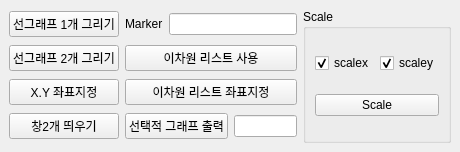
<?xml version="1.0" encoding="UTF-8"?>
<ui version="4.0">
 <class>MainWindow</class>
 <widget class="QMainWindow" name="MainWindow">
  <property name="geometry">
   <rect>
    <x>0</x>
    <y>0</y>
    <width>460</width>
    <height>152</height>
   </rect>
  </property>
  <property name="windowTitle">
   <string>MainWindow</string>
  </property>
  <widget class="QWidget" name="centralwidget">
   <layout class="QHBoxLayout" name="horizontalLayout_4">
    <item>
     <layout class="QGridLayout" name="gridLayout">
      <item row="0" column="1">
       <layout class="QHBoxLayout" name="horizontalLayout_2">
        <item>
         <widget class="QLabel" name="label">
          <property name="text">
           <string>Marker</string>
          </property>
         </widget>
        </item>
        <item>
         <widget class="QLineEdit" name="marker"/>
        </item>
       </layout>
      </item>
      <item row="0" column="0">
       <widget class="QPushButton" name="btnDrawPlot1">
        <property name="text">
         <string>선그래프 1개 그리기</string>
        </property>
       </widget>
      </item>
      <item row="3" column="0">
       <widget class="QPushButton" name="btnTwoWindow">
        <property name="text">
         <string>창2개 띄우기</string>
        </property>
       </widget>
      </item>
      <item row="1" column="1">
       <widget class="QPushButton" name="btnDrawPlotList">
        <property name="text">
         <string>이차원 리스트 사용</string>
        </property>
       </widget>
      </item>
      <item row="2" column="0">
       <widget class="QPushButton" name="btnDrawPlotXY">
        <property name="text">
         <string>X.Y 좌표지정</string>
        </property>
       </widget>
      </item>
      <item row="2" column="1">
       <widget class="QPushButton" name="btnDrawPlotListXY">
        <property name="text">
         <string>이차원 리스트 좌표지정</string>
        </property>
       </widget>
      </item>
      <item row="1" column="0">
       <widget class="QPushButton" name="btnDrawPlot2">
        <property name="text">
         <string>선그래프 2개 그리기</string>
        </property>
       </widget>
      </item>
      <item row="3" column="1">
       <layout class="QHBoxLayout" name="horizontalLayout_3">
        <item>
         <widget class="QPushButton" name="btnDrawSelect">
          <property name="text">
           <string>선택적 그래프 출력</string>
          </property>
         </widget>
        </item>
        <item>
         <widget class="QLineEdit" name="lineEdit"/>
        </item>
       </layout>
      </item>
     </layout>
    </item>
    <item>
     <widget class="QGroupBox" name="groupBox">
      <property name="title">
       <string>Scale</string>
      </property>
      <layout class="QVBoxLayout" name="verticalLayout">
       <item>
        <layout class="QHBoxLayout" name="horizontalLayout">
         <item>
          <widget class="QCheckBox" name="chkScaleX">
           <property name="text">
            <string>scalex</string>
           </property>
           <property name="checked">
            <bool>true</bool>
           </property>
          </widget>
         </item>
         <item>
          <widget class="QCheckBox" name="chkScaleY">
           <property name="text">
            <string>scaley</string>
           </property>
           <property name="checked">
            <bool>true</bool>
           </property>
          </widget>
         </item>
        </layout>
       </item>
       <item>
        <widget class="QPushButton" name="btnScale">
         <property name="text">
          <string>Scale</string>
         </property>
        </widget>
       </item>
      </layout>
     </widget>
    </item>
   </layout>
  </widget>
  <widget class="QMenuBar" name="menubar">
   <property name="geometry">
    <rect>
     <x>0</x>
     <y>0</y>
     <width>460</width>
     <height>20</height>
    </rect>
   </property>
  </widget>
 </widget>
 <resources/>
 <connections/>
</ui>
